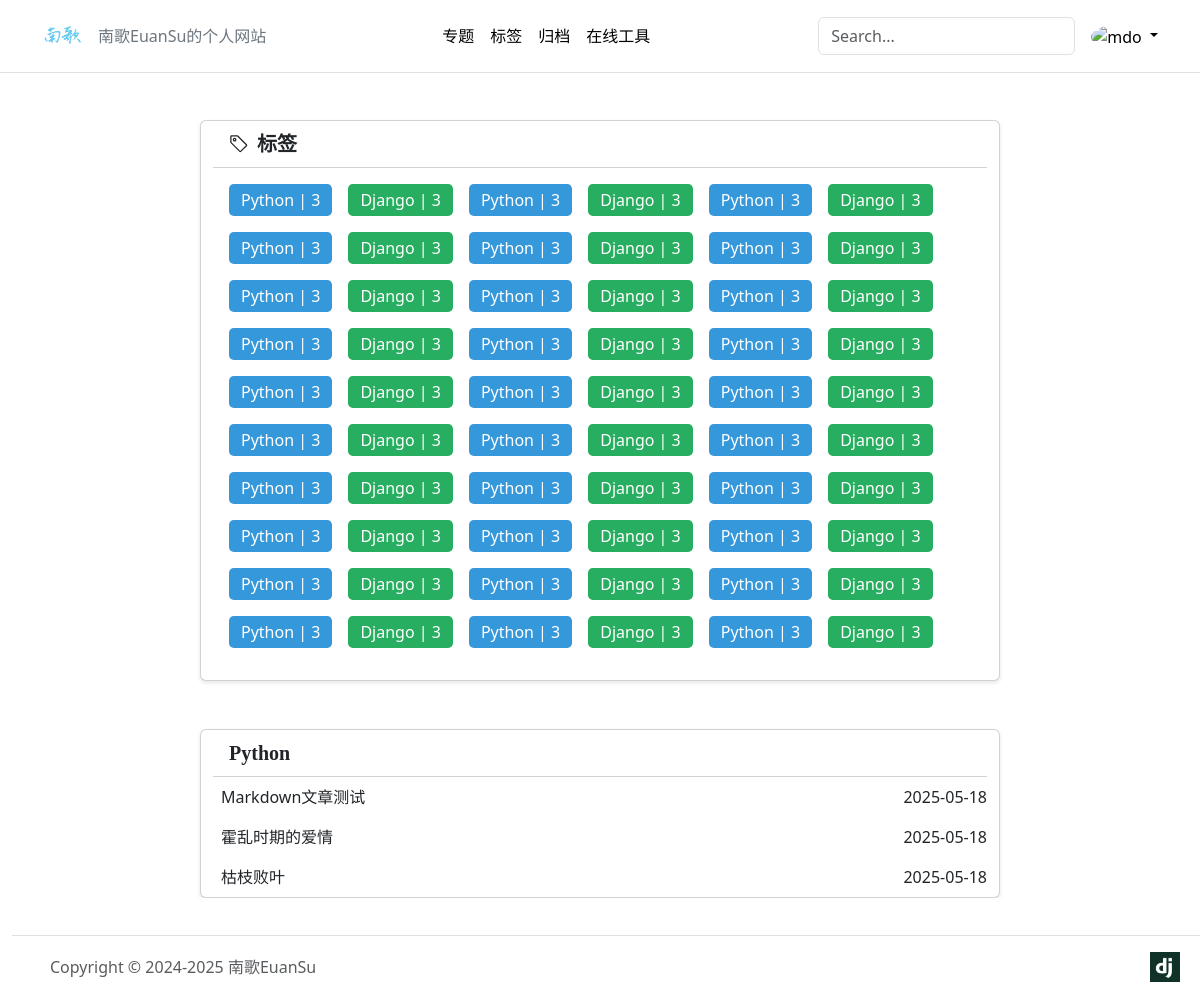
Screenshot of /article/tag/1/ (signed in) with the database file from the repository.
### apps/article/models.py (models this page shows, shortened)
class ArticleTag(models.Model):
    name = models.CharField(max_length=100, unique=True)

class ArticlePost(models.Model):
    uuid = models.UUIDField(primary_key=True, default=uuid.uuid4, editable=False)
    author = models.ForeignKey(settings.AUTH_USER_MODEL, on_delete=models.CASCADE)
    title = models.CharField(max_length=100)
    body = models.TextField()  # 保存 Markdown 文本
    created = models.DateTimeField(default=timezone.now)
    updated = models.DateTimeField(auto_now=True)
    is_deleted = models.BooleanField(default=False)
    category = models.ForeignKey(Category, on_delete=models.CASCADE)
    tag = models.ManyToManyField(ArticleTag, blank=True)
    class Meta:
        ordering = ('-created',)

### apps/article/views.py (the view)
# urls.py: path('tag/<int:id>/', views.article_tag_detail, name='article_tag_detail'),
def article_tag_detail(request, id):
    context = {"status": 0, "message": "success"}
    tagQuery = ArticleTag.objects.all()
    tag_color = ["bg-blue", "bg-green", "bg-purple", "bg-pink", "bg-teal", "bg-gold", "bg-brown"]
    tag_list = [
        {
            "id":tag.id,
            "name":tag.name,
            "count":tag.articlepost_set.count(),
            "color": tag_color[index % len(tag_color)]
            } for index,tag in enumerate(tagQuery)]
    context = {'tags': tag_list * 30}
    try:
        tag_obj = ArticleTag.objects.get(id=id)
        article_query = ArticlePost.objects.filter(tag=tag_obj).order_by('-created')
        articles_list = [{"uuid":article.uuid, "title":article.title, "created":article.created.strftime('%Y-%m-%d')} for article in article_query]
        context["articles"] = articles_list
        context["choose"] = tag_obj.name
    except:
        context["status"] = 1
        context["message"] = "要获取的标签不存在"
    return render(request, 'article/tags.html', context)

### DjangoBlog/context_processors.py (called while the page is built)
def site_settings(request):
    return {
        'SITE_NAME': settings.SITE_NAME,
    }

### templates/article/tags.html (shortened to what this page needs)
{% extends "base.html" %}
{% load static %}
{% block content %}
<div class="row mx-auto d-flex justify-content-center" style="overflow: hidden;">
    <div class="card col-8 my-5 card-shadow">
        <div class="card-header">
            <span class="crad-title">标签</span>
        </div>
        <div class="tag-container">
            {% for tag in tags %}
               <a href="{% url 'article:article_tag_detail' tag.id %}" type="button" style="text-decoration: none;" class="tag-btn {{tag.color}}">{{ tag.name }} | {{tag.count}}</a>
           {% endfor %}
       </div>
    </div>
    {% if choose %}
    <div class="card col-8 card-shadow">
        <div class="card-header">
            <span class="crad-title">{{choose}}</span>
        </div>
        {% if articles %}
            {% for article in articles %}
            <a href="{% url 'article:article_detail' article.uuid %}" class="text-decoration-none text-dark">
                <div class="ms-2 my-2 articles">
                    <span>{{article.title}}</span>
                    <span>{{article.created}}</span>
                </div>
              </a>
            {% endfor %}
            {% else %}
                <p class="text-center text-muted">暂无相关文章</p>
            {% endif %}
        {% endif %}
    </div>
</div>
{% endblock content %}

### static/css/custom.css (style rules this page uses)
body { padding-top: 72px; }

### templates/article/tags.html (style rules this page uses)
.card-shadow { box-shadow: 0 2px 4px rgba(0, 0, 0, 0.1); }
.card-header { display: flex; align-items: center; background-color: transparent !important; }
.crad-title { font-family: cursive; font-size: 20px; font-weight: bold; }
.tag-container { display: flex; flex-wrap: wrap; margin: 1rem; }
.tag-btn { padding: 0.25rem 0.75rem; border-radius: 0.3rem; font-size: 1rem; border: none; color: #fff; transition: all 0.2s ease-in-out; margin-right: 1rem; margin-bottom: 1rem; cursor: pointer; }
.articles { display: flex; flex-wrap: wrap; justify-content: space-between; }
.bg-blue { background-color: #3498db; }
.bg-green { background-color: #27ae60; }

### templates/footer.html (style rules this page uses)
body { margin-bottom: 100px; }

### rows the page displays
ArticleTag: name "Python" "Python" "Python" "Python" "Python" "Python" "Python" "Python" "Python" "Python" "Python" "Python" "Python" "Python" "Python" "Python" "Python" "Python" "Python" "Python" "Python" "Python" "Python" "Python" "Python" "Python" "Python" "Python" "Python" "Python", name "Python"
ArticleTag: name "Django" "Django" "Django" "Django" "Django" "Django" "Django" "Django" "Django" "Django" "Django" "Django" "Django" "Django" "Django" "Django" "Django" "Django" "Django" "Django" "Django" "Django" "Django" "Django" "Django" "Django" "Django" "Django" "Django" "Django"
ArticlePost: title "Markdown文章测试"
ArticlePost: title "霍乱时期的爱情"
ArticlePost: title "枯枝败叶"

### other values shown
{{ SITE_NAME }} "南歌EuanSu的个人网站"
{{ tag.count }} "3" "3" "3" "3" "3" "3" "3" "3" "3" "3" "3" "3" "3" "3" "3" "3" "3" "3" "3" "3" "3" "3" "3" "3" "3" "3" "3" "3" "3" "3" "3" "3" "3" "3" "3" "3" "3" "3" "3" "3" "3" "3" "3" "3" "3" "3" "3" "3" "3" "3" "3" "3" "3" "3" "3" "3" "3" "3" "3" "3"
{{ article.created }} "2025-05-18" "2025-05-18" "2025-05-18"
